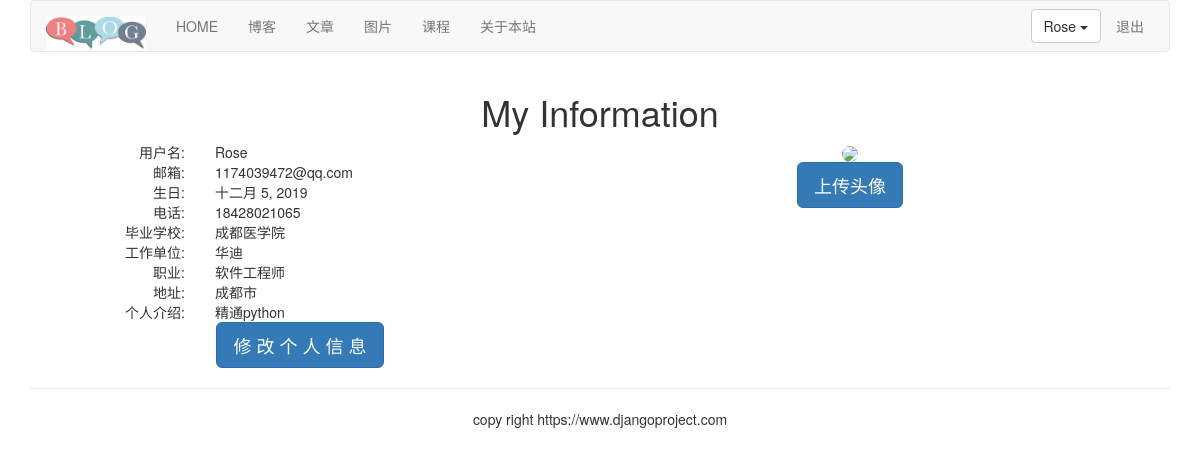
/account/my-information/ (signed in), run on the app's committed database.
### account/models.py (models this page shows, shortened)
class UserProfile(models.Model):
    user = models.OneToOneField(User, unique=True, on_delete=models.CASCADE)
    birth = models.DateField(blank=True, null=True)
    phone = models.CharField(max_length=20, null=True)

class UserInfo(models.Model):
    user = models.OneToOneField(User, unique=True, on_delete=models.CASCADE)
    school = models.CharField(max_length=100, blank=True)
    company = models.CharField(max_length=100, blank=True)
    profession = models.CharField(max_length=100, blank=True)
    address = models.CharField(max_length=100, blank=True)
    aboutme = models.TextField(blank=True)
    photo = models.ImageField(blank=True)

### account/views.py (the view)
@login_required(login_url='/account/login/')
def myself(request):
    user = User.objects.get(username=request.user.username)
    userprofile = UserProfile.objects.get(user=user)
    userinfo = UserInfo.objects.get(user=user)
    return render(request, 'account/myself.html', {"user": user, "userinfo": userinfo, "userprofile": userprofile})

### templates/account/myself.html (shortened to what this page needs)
{% extends "base.html" %}
{% block title %}my information{% endblock %} {% block content %}
    <div class="row text-center vertical-middle-sm">
        <h1>My Information</h1>
        <div class="row">
            <div class="col-md-6">
                <div class="row">
                    <div class="col-md-4 text-right"><span>用户名:</span></div>
                    <div class="col-md-8 text-left">{{ user.username }}</div>
                </div>
                <div class="row">
                    <div class="col-md-4 text-right"><span>邮箱:</span></div>
                    <div class="col-md-8 text-left">{{ user.email }}</div>
                </div>
                <div class="row">
                    <div class="col-md-4 text-right"><span>生日:</span></div>
                    <div class="col-md-8 text-left">{{ userprofile.birth }}</div>
                </div>
                <div class="row">
                    <div class="col-md-4 text-right"><span>电话:</span></div>
                    <div class="col-md-8 text-left">{{ userprofile.phone }}</div>
                </div>
                <div class="row">
                    <div class="col-md-4 text-right"><span>毕业学校:</span></div>
                    <div class="col-md-8 text-left">{{ userinfo.school }}</div>
                </div>
                <div class="row">
                    <div class="col-md-4 text-right"><span>工作单位:</span></div>
                    <div class="col-md-8 text-left">{{ userinfo.company }}</div>
                </div>
                <div class="row">
                    <div class="col-md-4 text-right"><span>职业:</span></div>
                    <div class="col-md-8 text-left">{{ userinfo.profession }}</div>
                </div>
                <div class="row">
                    <div class="col-md-4 text-right"><span>地址:</span></div>
                    <div class="col-md-8 text-left">{{ userinfo.address }}</div>
                </div>
                <div class="row">
                    <div class="col-md-4 text-right"><span>个人介绍:</span></div>
                    <div class="col-md-8 text-left">{{ userinfo.aboutme }}</div>
                </div>
                <a href="{% url 'account:edit_my_information' %}">
                    <button class="btn btn-primary btn-lg">修 改 个 人 信 息</button>
                </a>
            </div>
            <div class="col-md-6">
                {% load staticfiles %}
                <div style="margin-right:100px">
                    {% if userinfo.photo %}
                        <img src="{{ userinfo.photo | striptags }}" class="img-circle" id="my_photo" name="user_face">
                    {% else %}
                        <img name="user_face" src="{% static 'images/nz.jpg' %}" class="img-circle" id="my_photo">
                    {% endif %}
                </div>
                <div style="margin-right:100px">
                    <button class="btn btn-primary btn-lg" id="upload_image" onclick="upload_image_layer()">上传头像
                    </button>
                </div>
            </div>
        </div>
    </div>
{% endblock %}

### templates/header.html (shortened to what this page needs)
{% load staticfiles %}
<div class="container">
    <nav class="navbar navbar-default" role="navigation">
        <div class="navbar-header">
            <a class="navbar-brand" href="http://www.itdiffer.com">
                <img src="{% static '/images/logo.jpg' %}" width="100px">
            </a>
        </div>
        <div>
            <ul class="nav navbar-nav" role="navigation">
                <li><a href="{% url 'home' %}">HOME</a></li>
                <li><a href="{% url 'blog:blog_title' %}">博客</a></li>
                <li><a href="{% url 'article:article_titles' %}">文章</a></li>
                <li><a href="{% url 'image:falls_images' %}">图片</a></li>
                <li><a href="{% url 'course:course_list' %}">课程</a></li>
                <li><a href="{% url 'course:about'%}">关于本站</a></li>
            </ul>
            <ul class="nav navbar-nav navbar-right" style="margin-right:10px">
                {% if user.is_authenticated %}
                <li>
                    <div class="dropdown" style="margin-top:8px">
                        <button class='btn btn-default dropdown-toggle' type='button' id='dropdownMenu' data-toggle='dropdown'>{{ user.username }}
                            <span class='caret'></span>
                        </button>
                    </div>
                </li>
                <li><a href="{% url 'account:user_logout' %}">退出</a></li>
                {% else %}
                <li><a href="{% url 'account:user_login' %}">登录</a></li>
                <li><a href="{% url 'account:user_register' %}">注册</a></li>
                {% endif %}
            </ul>
        </div>
    </nav>
</div>

### data on the page
UserProfile: birth "十二月 5, 2019", phone "18428021065"
UserInfo: school "成都医学院", company "华迪", profession "软件工程师", address "成都市", aboutme "精通python"

### other printed values
{{ user.username }} "Rose"
{{ user.email }} "1174039472@qq.com"
